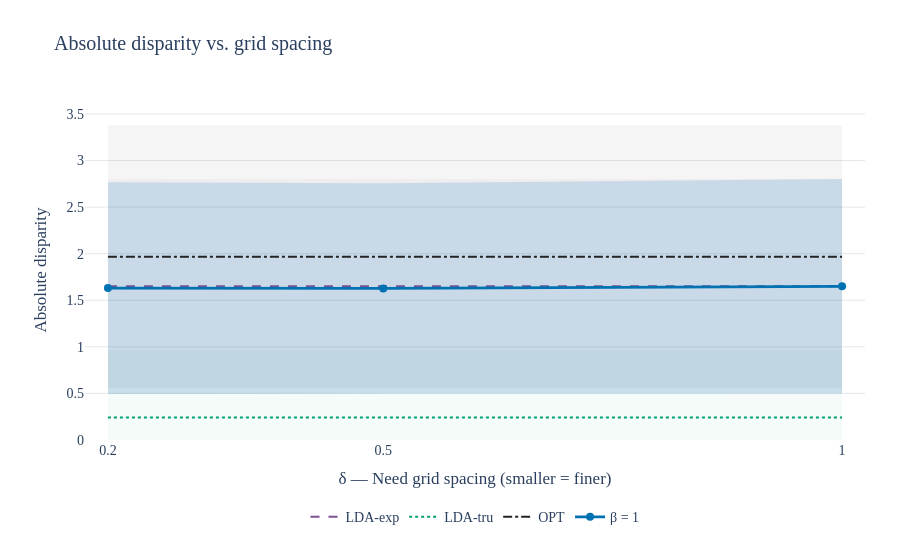

The code cell stored with this chart in its notebook:
### Code cell
beta_one_stats = experiment_stats.loc[experiment_stats.beta.eq(1.0)].sort_values("delta").copy()
fig_beta_one = None
if beta_one_stats.empty:
    print("No completed β = 1 runs are available yet; skipping the delta figure.")
else:
    delta_values = beta_one_stats.delta.tolist()
    delta_min, delta_max = min(delta_values), max(delta_values)
    delta_padding = max((delta_max - delta_min) * 0.025, 0.025)
    delta_range = [max(0, delta_min - delta_padding), delta_max + delta_padding]
    # A single completed grid still gets visible reference lines.
    reference_x = [delta_min, delta_max] if delta_min < delta_max else delta_range
    delta_series = []
    for algorithm, (color, dash) in reference_styles.items():
        row = reference_stats.set_index("algorithm").loc[algorithm]
        delta_series.append({
            "name": algorithm, "x": reference_x, "mean": [row["mean"]] * 2,
            "std": [row["std"]] * 2, "lower": [row["lower"]] * 2, "upper": [row["upper"]] * 2,
            "valid": [row["n_valid"]] * 2, "total": [row["n_total"]] * 2,
            "color": color, "dash": dash, "marker": None,
            "band_opacity": 0.045 if SHOW_REFERENCE_BANDS else 0,
        })
    delta_series.append({
        "name": "β = 1", "x": delta_values, "mean": beta_one_stats["mean"].tolist(),
        "std": beta_one_stats["std"].tolist(), "lower": beta_one_stats.lower.tolist(),
        "upper": beta_one_stats.upper.tolist(), "valid": beta_one_stats.n_valid.tolist(),
        "total": beta_one_stats.n_total.tolist(), "color": "#0072B2", "dash": "solid",
        "marker": "circle", "band_opacity": 0.16,
    })

    fig_beta_one = go.Figure()
    # Draw clipped bands first, then all mean lines above them.
    for s in delta_series:
        if not s["band_opacity"]:
            continue
        for bound, fill in (("lower", None), ("upper", "tonexty")):
            fig_beta_one.add_trace(go.Scatter(
                x=s["x"], y=s[bound], mode="lines", line=dict(width=0),
                fill=fill, fillcolor=rgba(s["color"], s["band_opacity"]),
                name=s["name"], legendgroup=s["name"], showlegend=False, hoverinfo="skip", connectgaps=False,
            ))
    for s in delta_series:
        fig_beta_one.add_trace(go.Scatter(
            x=s["x"], y=s["mean"], name=s["name"], legendgroup=s["name"],
            mode="lines+markers" if s["marker"] else "lines", connectgaps=False,
            line=dict(color=s["color"], width=2.7 if s["marker"] else 2, dash=s["dash"]),
            marker=dict(symbol=s["marker"] or "circle", size=8),
            customdata=np.column_stack([s["std"], s["valid"], s["total"]]),
            hovertemplate=("δ: %{x:g}<br>" if s["marker"] else "")
                + "Mean disparity: %{y:.3f}<br>SD: %{customdata[0]:.3f}"
                  "<br>Defined allocations: %{customdata[1]:.0f} / %{customdata[2]:.0f}<extra>%{fullData.name}</extra>",
        ))
    delta_upper_values = pd.concat([
        beta_one_stats.upper, reference_stats.upper, beta_one_stats["mean"], reference_stats["mean"]])
    fig_beta_one.update_layout(
        template="plotly_white",
        title=dict(text=("Absolute disparity vs. grid spacing"), x=0.06),
        font=dict(family="iosevka", size=14),
        margin=dict(l=85, r=35, t=100, b=120),
        xaxis=dict(title="δ — Need grid spacing (smaller = finer)", range=delta_range,
                   tickvals=delta_values, type="linear", showgrid=False),
        yaxis=dict(title="Absolute disparity",
                   range=[0, max(float(delta_upper_values.max()), 0.1) * 1.08],
                   gridcolor="#E5E7EB", zeroline=False),
        legend=dict(orientation="h", x=0.5, xanchor="center", y=-0.18, yanchor="top", groupclick="togglegroup"),
        hovermode="closest",
    )
    fig_beta_one.show()

### Figure 1 — Plotly figure (JSON) as saved in the notebook; plotly's stock layout.template omitted (floating-point values rounded to 4 significant figures)
{"data": [{"connectgaps": false, "fillcolor": "rgba(122,81,149,0.045)", "hoverinfo": "skip", "legendgroup": "LDA-exp", "line": {"width": 0}, "mode": "lines", "name": "LDA-exp", "showlegend": false, "type": "scatter", "x": [0.2, 1], "y": [0.4985, 0.4985]}, {"connectgaps": false, "fill": "tonexty", "fillcolor": "rgba(122,81,149,0.045)", "hoverinfo": "skip", "legendgroup": "LDA-exp", "line": {"width": 0}, "mode": "lines", "name": "LDA-exp", "showlegend": false, "type": "scatter", "x": [0.2, 1], "y": [2.802, 2.802]}, {"connectgaps": false, "fillcolor": "rgba(0,158,115,0.045)", "hoverinfo": "skip", "legendgroup": "LDA-tru", "line": {"width": 0}, "mode": "lines", "name": "LDA-tru", "showlegend": false, "type": "scatter", "x": [0.2, 1], "y": [0, 0]}, {"connectgaps": false, "fill": "tonexty", "fillcolor": "rgba(0,158,115,0.045)", "hoverinfo": "skip", "legendgroup": "LDA-tru", "line": {"width": 0}, "mode": "lines", "name": "LDA-tru", "showlegend": false, "type": "scatter", "x": [0.2, 1], "y": [0.9648, 0.9648]}, {"connectgaps": false, "fillcolor": "rgba(36,36,36,0.045)", "hoverinfo": "skip", "legendgroup": "OPT", "line": {"width": 0}, "mode": "lines", "name": "OPT", "showlegend": false, "type": "scatter", "x": [0.2, 1], "y": [0.5575, 0.5575]}, {"connectgaps": false, "fill": "tonexty", "fillcolor": "rgba(36,36,36,0.045)", "hoverinfo": "skip", "legendgroup": "OPT", "line": {"width": 0}, "mode": "lines", "name": "OPT", "showlegend": false, "type": "scatter", "x": [0.2, 1], "y": [3.38, 3.38]}, {"connectgaps": false, "fillcolor": "rgba(0,114,178,0.16)", "hoverinfo": "skip", "legendgroup": "β = 1", "line": {"width": 0}, "mode": "lines", "name": "β = 1", "showlegend": false, "type": "scatter", "x": [0.2, 0.5, 1], "y": [0.4929, 0.4981, 0.4985]}, {"connectgaps": false, "fill": "tonexty", "fillcolor": "rgba(0,114,178,0.16)", "hoverinfo": "skip", "legendgroup": "β = 1", "line": {"width": 0}, "mode": "lines", "name": "β = 1", "showlegend": false, "type": "scatter", "x": [0.2, 0.5, 1], "y": [2.768, 2.757, 2.802]}, {"connectgaps": false, "customdata": [[1.152, 2490.0, 2490.0], [1.152, 2490.0, 2490.0]], "hovertemplate": "Mean disparity: %{y:.3f}<br>SD: %{customdata[0]:.3f}<br>Defined allocations: %{customdata[1]:.0f} / %{customdata[2]:.0f}<extra>%{fullData.name}</extra>", "legendgroup": "LDA-exp", "line": {"color": "#7A5195", "dash": "dash", "width": 2}, "marker": {"size": 8, "symbol": "circle"}, "mode": "lines", "name": "LDA-exp", "type": "scatter", "x": [0.2, 1], "y": [1.65, 1.65]}, {"connectgaps": false, "customdata": [[0.7237, 2490.0, 2490.0], [0.7237, 2490.0, 2490.0]], "hovertemplate": "Mean disparity: %{y:.3f}<br>SD: %{customdata[0]:.3f}<br>Defined allocations: %{customdata[1]:.0f} / %{customdata[2]:.0f}<extra>%{fullData.name}</extra>", "legendgroup": "LDA-tru", "line": {"color": "#009E73", "dash": "dot", "width": 2}, "marker": {"size": 8, "symbol": "circle"}, "mode": "lines", "name": "LDA-tru", "type": "scatter", "x": [0.2, 1], "y": [0.2411, 0.2411]}, {"connectgaps": false, "customdata": [[1.411, 1849.0, 2490.0], [1.411, 1849.0, 2490.0]], "hovertemplate": "Mean disparity: %{y:.3f}<br>SD: %{customdata[0]:.3f}<br>Defined allocations: %{customdata[1]:.0f} / %{customdata[2]:.0f}<extra>%{fullData.name}</extra>", "legendgroup": "OPT", "line": {"color": "#242424", "dash": "dashdot", "width": 2}, "marker": {"size": 8, "symbol": "circle"}, "mode": "lines", "name": "OPT", "type": "scatter", "x": [0.2, 1], "y": [1.969, 1.969]}, {"connectgaps": false, "customdata": [[1.138, 2490.0, 2490.0], [1.129, 2490.0, 2490.0], [1.152, 2490.0, 2490.0]], "hovertemplate": "δ: %{x:g}<br>Mean disparity: %{y:.3f}<br>SD: %{customdata[0]:.3f}<br>Defined allocations: %{customdata[1]:.0f} / %{customdata[2]:.0f}<extra>%{fullData.name}</extra>", "legendgroup": "β = 1", "line": {"color": "#0072B2", "dash": "solid", "width": 2.7}, "marker": {"size": 8, "symbol": "circle"}, "mode": "lines+markers", "name": "β = 1", "type": "scatter", "x": [0.2, 0.5, 1], "y": [1.631, 1.628, 1.65]}], "layout": {"font": {"family": "iosevka", "size": 14}, "hovermode": "closest", "legend": {"groupclick": "togglegroup", "orientation": "h", "x": 0.5, "xanchor": "center", "y": -0.18, "yanchor": "top"}, "margin": {"b": 120, "l": 85, "r": 35, "t": 100}, "title": {"text": "Absolute disparity vs. grid spacing", "x": 0.06}, "xaxis": {"range": [0.175, 1.025], "showgrid": false, "tickvals": [0.2, 0.5, 1], "title": {"text": "δ — Need grid spacing (smaller = finer)"}, "type": "linear"}, "yaxis": {"gridcolor": "#E5E7EB", "range": [0, 3.65], "title": {"text": "Absolute disparity"}, "zeroline": false}}}
